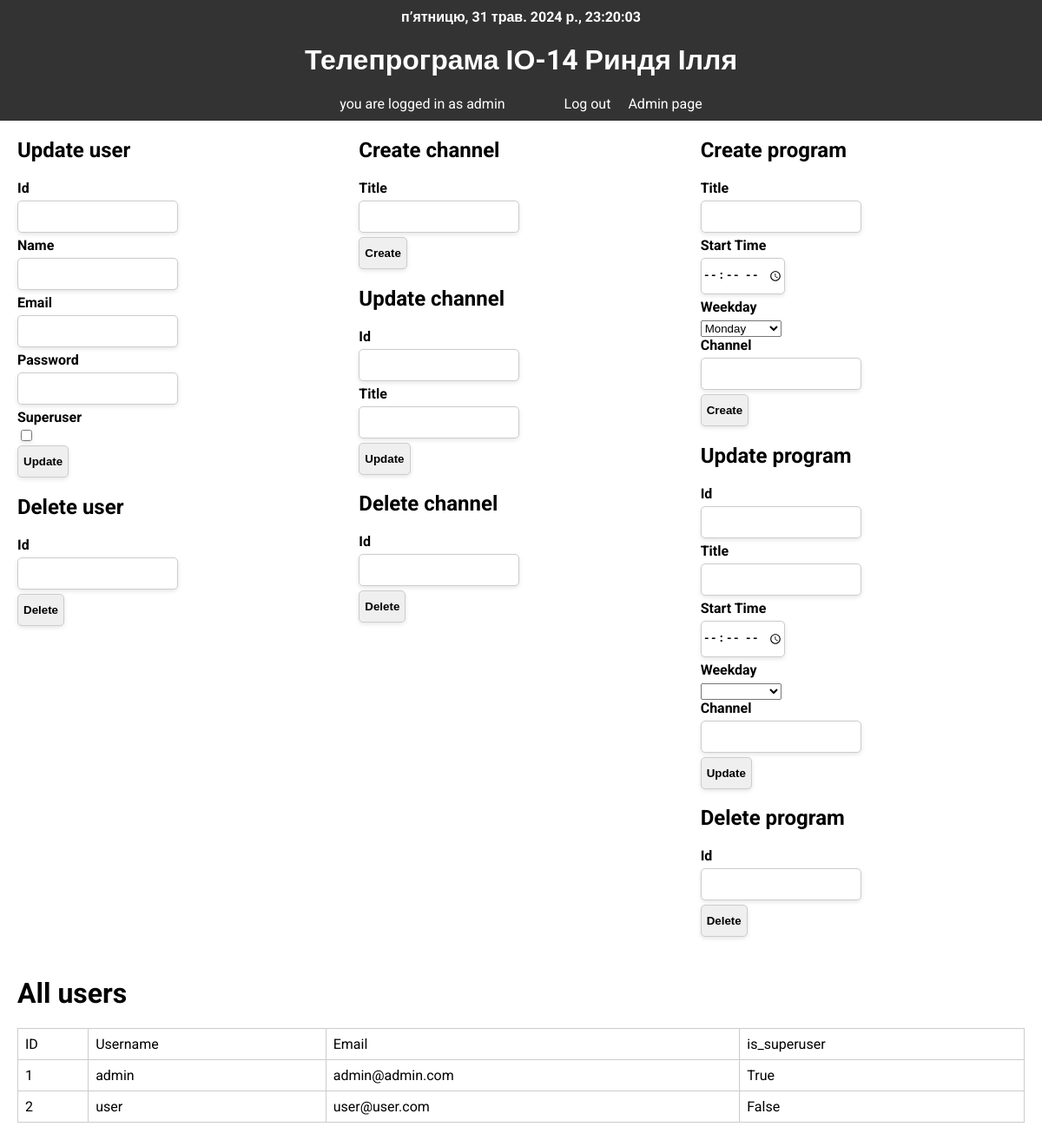
Page /admin/ (signed in) on the committed database.
### database.py (models this page shows, shortened)
class User(db.Model, UserMixin):
    __tablename__ = 'users'
    id = db.Column(db.Integer, primary_key=True, autoincrement=True)
    email = db.Column(db.String, unique=True)
    name = db.Column(db.String)
    password = db.Column(db.String)
    is_superuser = db.Column(db.Boolean)

### app.py (the view, shortened to what this page needs)
@app.route('/admin/', methods=['GET', 'POST'])
def admin():
    updateuserform = UpdateUserForm()
    deleteuserform = DeleteUserForm()
    createchannelform = CreateChannelForm()
    updatechannelform = UpdateChannelForm()
    deletechannelform = DeleteChannelForm()
    createprogramform = CreateProgramForm()
    updateprogramform = UpdateProgramForm()
    deleteprogramform = DeleteProgramForm()
    return render_template(
        'admin.html',
        title='Admin',
        users=User.query.all(),
        updateuserform=updateuserform,
        deleteuserform=deleteuserform,
        createchannelform=createchannelform,
        updatechannelform=updatechannelform,
        deletechannelform=deletechannelform,
        createprogramform=createprogramform,
        updateprogramform=updateprogramform,
        deleteprogramform=deleteprogramform,
    )

### forms.py
class UpdateUserForm(FlaskForm):
    id = IntegerField('Id', validators=[DataRequired()])
    email = StringField('Email', validators=[Optional()])
    name = StringField('Name', validators=[Optional()])
    password = PasswordField('Password', validators=[Optional()])
    is_superuser = BooleanField('Superuser', validators=[Optional()])
    updateusersubmit = SubmitField('Update', validators=[Optional()])

class DeleteUserForm(FlaskForm):
    id = IntegerField('Id')
    deleteusersubmit = SubmitField('Delete')

### app.py (called while the page is built)
@login_manager.user_loader
def load_user(user_id):
    return User.query.get(user_id)

### templates/admin.html (shortened to what this page needs)
{% extends 'base.html' %}
{% block content %}
<main>
    <div class="channel-grid">
        <div>
            <h2>Update user</h2>
            <form method="post">
                {{ updateuserform.id.label }} {{ updateuserform.id }}
                {{ updateuserform.name.label }} {{ updateuserform.name }}
                {{ updateuserform.email.label }} {{ updateuserform.email }}
                {{ updateuserform.password.label }} {{ updateuserform.password }}
                {{ updateuserform.is_superuser.label }} {{ updateuserform.is_superuser }}
                {{ updateuserform.updateusersubmit() }}
            </form>
            <h2>Delete user</h2>
            <form method="post">
                {{ deleteuserform.id.label }} {{ deleteuserform.id }}
                {{ deleteuserform.deleteusersubmit() }}
            </form>
        </div>
        <div>
            <h2>Create channel</h2>
            <form method="post">
                {{ createchannelform.title.label }} {{ createchannelform.title }}
                {{ createchannelform.createchannelsubmit() }}
            </form>
            <h2>Update channel</h2>
            <form method="post">
                {{ updatechannelform.id.label }} {{ updatechannelform.id }}
                {{ updatechannelform.title.label }} {{ updatechannelform.title }}
                {{ updatechannelform.updatechannelsubmit() }}
            </form>
            <h2>Delete channel</h2>
            <form method="post">
                {{ deletechannelform.id.label }} {{ deletechannelform.id }}
                {{ deletechannelform.deletechannelsubmit() }}
            </form>
        </div>
        <div>
            <h2>Create program</h2>
            <form method="post">
                {{ createprogramform.title.label }} {{ createprogramform.title }}
                {{ createprogramform.start_time.label }} {{ createprogramform.start_time }}
                {{ createprogramform.weekday.label }} {{ createprogramform.weekday }}
                {{ createprogramform.channel_id.label }} {{ createprogramform.channel_id }}
                {{ createprogramform.createprogramsubmit() }}
            </form>
            <h2>Update program</h2>
            <form method="post">
                {{ updateprogramform.programid.label }} {{ updateprogramform.programid }}
                {{ updateprogramform.title.label }} {{ updateprogramform.title }}
                {{ updateprogramform.start_time.label }} {{ updateprogramform.start_time }}
                {{ updateprogramform.weekday.label }} {{ updateprogramform.weekday }}
                {{ updateprogramform.channel_id.label }} {{ updateprogramform.channel_id }}
                {{ updateprogramform.updateprogramsubmit() }}
            </form>
            <h2>Delete program</h2>
            <form method="post">
                {{ deleteprogramform.id.label }} {{ deleteprogramform.id }}
                {{ deleteprogramform.deleteprogramsubmit() }}
            </form>
        </div>
    </div>
    <br>
    <h1>All users</h1>
    <table>
        <tr>
            <td>ID</td>
            <td>Username</td>
            <td>Email</td>
            <td>is_superuser</td>
        </tr>
        {% for user in users %}
            <tr>
                <td>{{user.id}}</td>
                <td>{{user.name}}</td>
                <td>{{user.email}}</td>
                <td>{{user.is_superuser}}</td>
            </tr>
        {% endfor %}
    </table>
</main>
{% endblock %}

### templates/base.html (shortened to what this page needs)
<!DOCTYPE html>
<html lang="en">
<head>
    <link rel="stylesheet" href="{{ url_for('static', filename='css/styles.css')}}">
</head>
<body>
    <header>
        <div><label id="clock"></label></div>
        <h1><a href="/">Телепрограма ІО-14 Риндя Ілля</a></h1>
        <nav>
            <ul>
                {% if current_user.is_authenticated %}
                <li>you are logged in as {{current_user.name}}</li>
                <li>&nbsp</li>
                <li>&nbsp</li>
                <li><a href="/logout">Log out</a></li>
                {% if current_user.is_superuser %}
                    <li><a href="/admin">Admin page</a></li>
                {% endif %}
                {% else %}
                <li><a href="/login">Log in </a></li>
                <li><a href="/signup">Sign up</a></li>
                {% endif %}
            </ul>
        </nav>
    </header>
    <div>
        {% block content %}{% endblock content %}
    </div>
</body>
</html>

### static/css/styles.css (style rules this page uses)
body { font-family: Roboto, sans-serif; margin: 0; padding: 0; background-color: #fff; }
a { color: white; text-decoration: none; }
header { background-color: #333; color: #fff; padding: 10px; text-align: center; }
nav ul { list-style-type: none; padding: 0; margin: 0; display: flex; justify-content: center; }
nav li { margin: 0 10px; }
main { padding: 20px; padding-top: 0px; }
table { width: 100%; height: 80%; border-collapse: collapse; }
table, th, td { border: 1px solid #ccc; }
td:first-child { width: 7%; text-align: left; }
th, td { padding: 8px; }
.channel-grid { display: grid; gap: 20px; }
@media (min-width: 992px) { .channel-grid { grid-template-columns: repeat(3, 1fr); } }
input, textarea { padding-top: 10px; padding-bottom: 10px; border: 1px solid #ccc; border-radius: 5px; box-shadow: 0 2px 5px rgba(0, 0, 0, 0.1); }
input, textarea, label { display: block; margin-bottom: 5px; font-weight: bold; }

### rows in the picture
User: name "admin", id "1", email "admin@admin.com", is_superuser "True"
User: id "2", name "user", email "user@user.com", is_superuser "False"

### other values in the picture
{{ updateuserform.id.label }} "Id"
{{ updateuserform.name.label }} "Name"
{{ updateuserform.email.label }} "Email"
{{ updateuserform.password.label }} "Password"
{{ updateuserform.is_superuser.label }} "Superuser"
{{ deleteuserform.id.label }} "Id"
{{ createchannelform.title.label }} "Title"
{{ updatechannelform.id.label }} "Id"
{{ updatechannelform.title.label }} "Title"
{{ deletechannelform.id.label }} "Id"
{{ createprogramform.title.label }} "Title"
{{ createprogramform.start_time.label }} "Start Time"
{{ createprogramform.weekday.label }} "Weekday"
{{ createprogramform.channel_id.label }} "Channel"
{{ updateprogramform.programid.label }} "Id"
